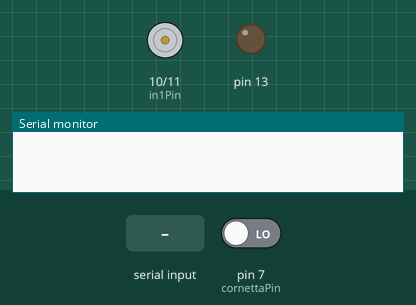
Simulated run of this sketch. Board: Arduino Uno, built with avr-gcc and run on an emulated ATmega328P. Parts: motor-driver pin pairs drawn as motors (green arrow = first pin HIGH = forward, orange = second pin HIGH = backward, longer = more drive, scaled by the enable pin), output pins drawn as LEDs (lit = HIGH), the last lines printed to the serial monitor. Inputs (shaded band) come from the test bench; at power-on: pin 7 (cornettaPin) LOW.

Above: at 1.2 s.
1.3 s: pin 7 (cornettaPin) driven HIGH
At 2.0 s:
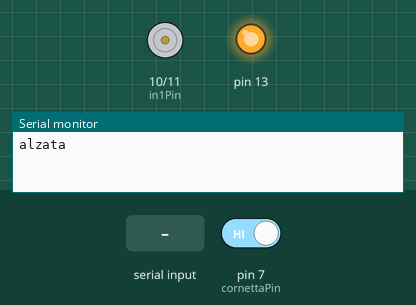
2.8 s: "1" received over Serial
4.3 s: pin 7 (cornettaPin) driven LOW
At 6.6 s:
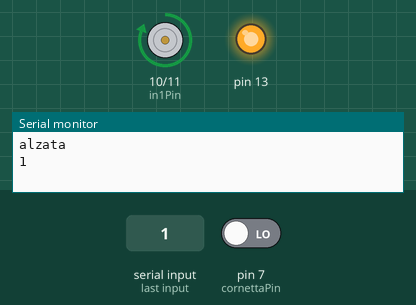
7.3 s: pin 7 (cornettaPin) driven HIGH
At 10.1 s:
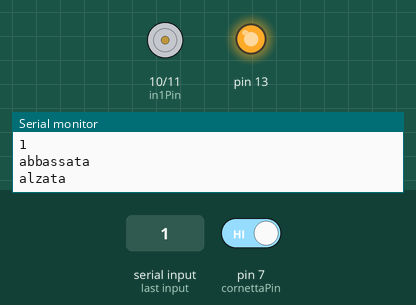
10.3 s: pin 7 (cornettaPin) driven LOW
At 11.2 s:
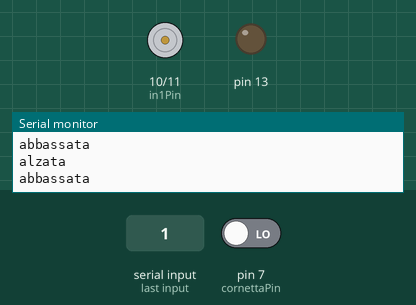
Timing chart, 0 to 12.8 s (numbered marks = the images above; inputs shaded):
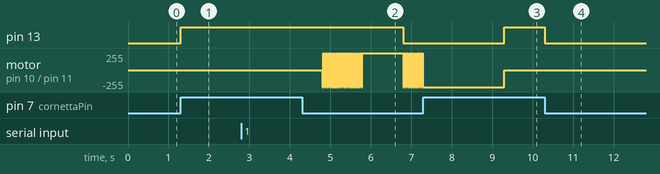

Measured:
- after the input at 1.3 s, pin 13: LOW → HIGH at once
- after the input at 4.3 s, pin 13: HIGH → LOW after 2.5 s; motor on pin 10 (in1Pin) / pin 11 (in2Pin): goes 16 × (backward 255/255 0.03 s, forward 255/255 0.03 s), backward 255/255 0.03 s, forward 255/255 1.0 s, 8 × (backward 255/255 0.03 s, forward 255/255 0.03 s), then backward 255/255, starting after 0.50 s
- after the input at 7.3 s, pin 13: LOW → HIGH after 2.0 s
- after the input at 10.3 s, pin 13: HIGH → LOW at once

The sketch:

telefono_ring_serial.ino
```cpp
int cornettaPin = 7;
int enablePin = 3;// pwm per controllare frequenza
int in1Pin = 10;//verso
int in2Pin = 11; //verso
int state1 = 0;
bool suona = false;
unsigned long previousMillis = 0;        // will store last time LED was updated
unsigned long previousMillis2 = 0;
// constants won't change :
const long interval = 30;           // interval at which to blink (milliseconds)
const long interval2 = 1000;

int lastC = 0;
void setup() {
// put your setup code here, to run once:
Serial.begin(9600);

pinMode(cornettaPin,INPUT);
pinMode(13,OUTPUT);
pinMode(enablePin,OUTPUT);
pinMode(in1Pin, OUTPUT);
pinMode(in2Pin, OUTPUT);

}

void loop() {
int cornetta = digitalRead(cornettaPin);
if(suona){
  drin();
}else{
 digitalWrite(enablePin,LOW);
}


if(cornetta){
digitalWrite(13,HIGH);
if(lastC == 0){
Serial.println("alzata");
suona = false;
}
}else{
digitalWrite(13,LOW);
if(lastC == 1){
Serial.println("abbassata");
}
}
lastC = cornetta;


}

void squilla(){
digitalWrite(enablePin,HIGH);
unsigned long currentMillis = millis();

if(currentMillis - previousMillis >= interval) {
digitalWrite(in1Pin, state1);
digitalWrite(in2Pin, !state1);
 previousMillis = currentMillis;
 state1 = !state1;
}


}

void drin(){
unsigned long currentMillis = millis();
 previousMillis2 = currentMillis;
  while(currentMillis - previousMillis2 < interval2 && digitalRead(cornettaPin) == LOW){
    squilla();
    currentMillis = millis();
  }
  delay(1000);

}


void serialEvent() {
  while (Serial.available()) {
    // get the new byte:
    char inChar = (char)Serial.read();
    // add it to the inputString:
    Serial.println(inChar);
    if(inChar == '1'){
      suona = true;
    }
  }
}
```
